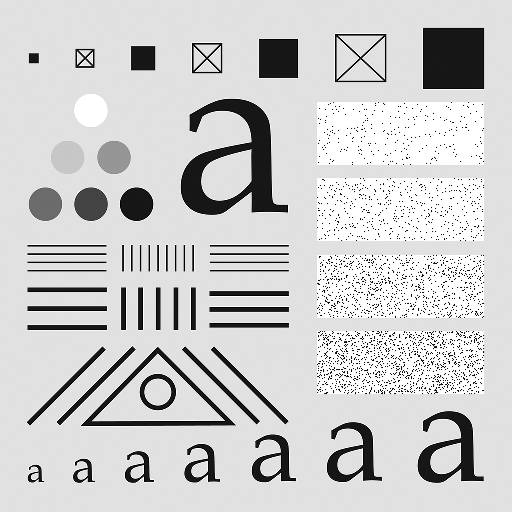
%> input picture testpattern512.tif, 512 x 512 px
$ octave Q5_2.m   (GNU Octave 9; MATLAB toolbox functions it lacks are replaced by stand-ins)
%> lines starting %> are read from the running program, lines starting %| are printed output that depends on the picture
img = imread('testpattern512.tif');
%> img is the input picture: size 512x512 uint8; min 0, max 255, mean 204.4
[P Q] = size(img);
%> P = 512; Q = 512
noise = rand(P,Q) + 0.25;

noise_mild = noise*30;
img_mild = double(img) + noise_mild;
img_mild = img_mild / max(img_mild(:));

noise_intermediate = noise*70;
img_intermediate = double(img) + noise_intermediate;
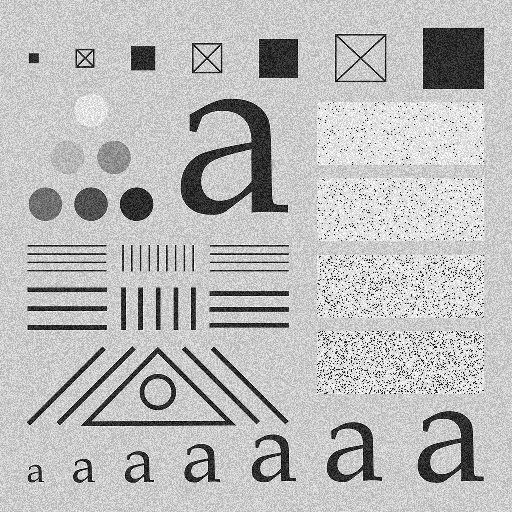
%> img_intermediate: size 512x512 double; min 17.55, max 342.5, mean 256.9; drawn with min black and max white
img_intermediate = img_intermediate / max(img_intermediate(:));

noise_heavy = noise*110;
img_heavy = double(img) + noise_heavy;
img_heavy = img_heavy / max(img_heavy(:));
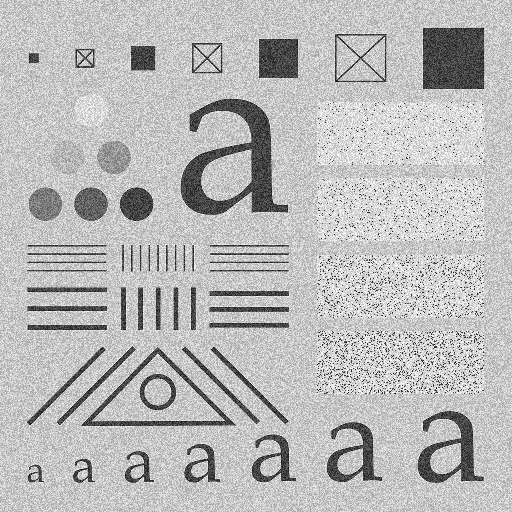
%> img_heavy: size 512x512 double; min 0.0703, max 1, mean 0.731

noise_extraHeavy = noise*450;
img_extraHeavy = double(img) + noise_extraHeavy;
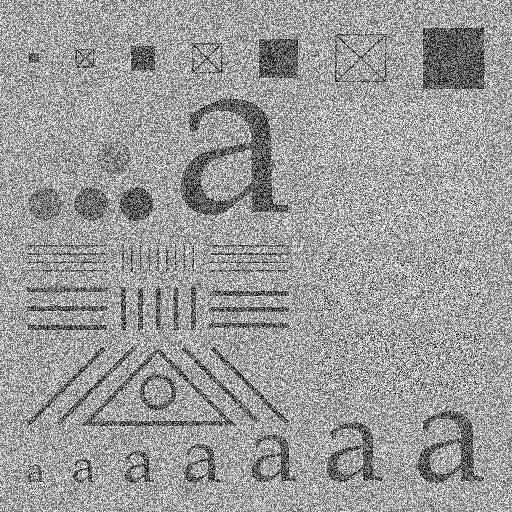
%> img_extraHeavy: size 512x512 double; min 112.8, max 817.5, mean 541.8; drawn with min black and max white
img_extraHeavy = img_extraHeavy / max(img_extraHeavy(:));
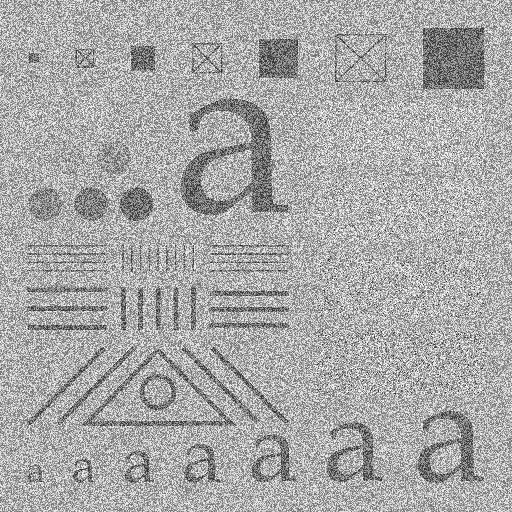
%> img_extraHeavy: size 512x512 double; min 0.138, max 1, mean 0.663

figure(1)
imshow(img_mild);

figure(2)
imshow(img_intermediate);

figure(3)
imshow(img_heavy);

figure(4)
imshow(img_extraHeavy);
